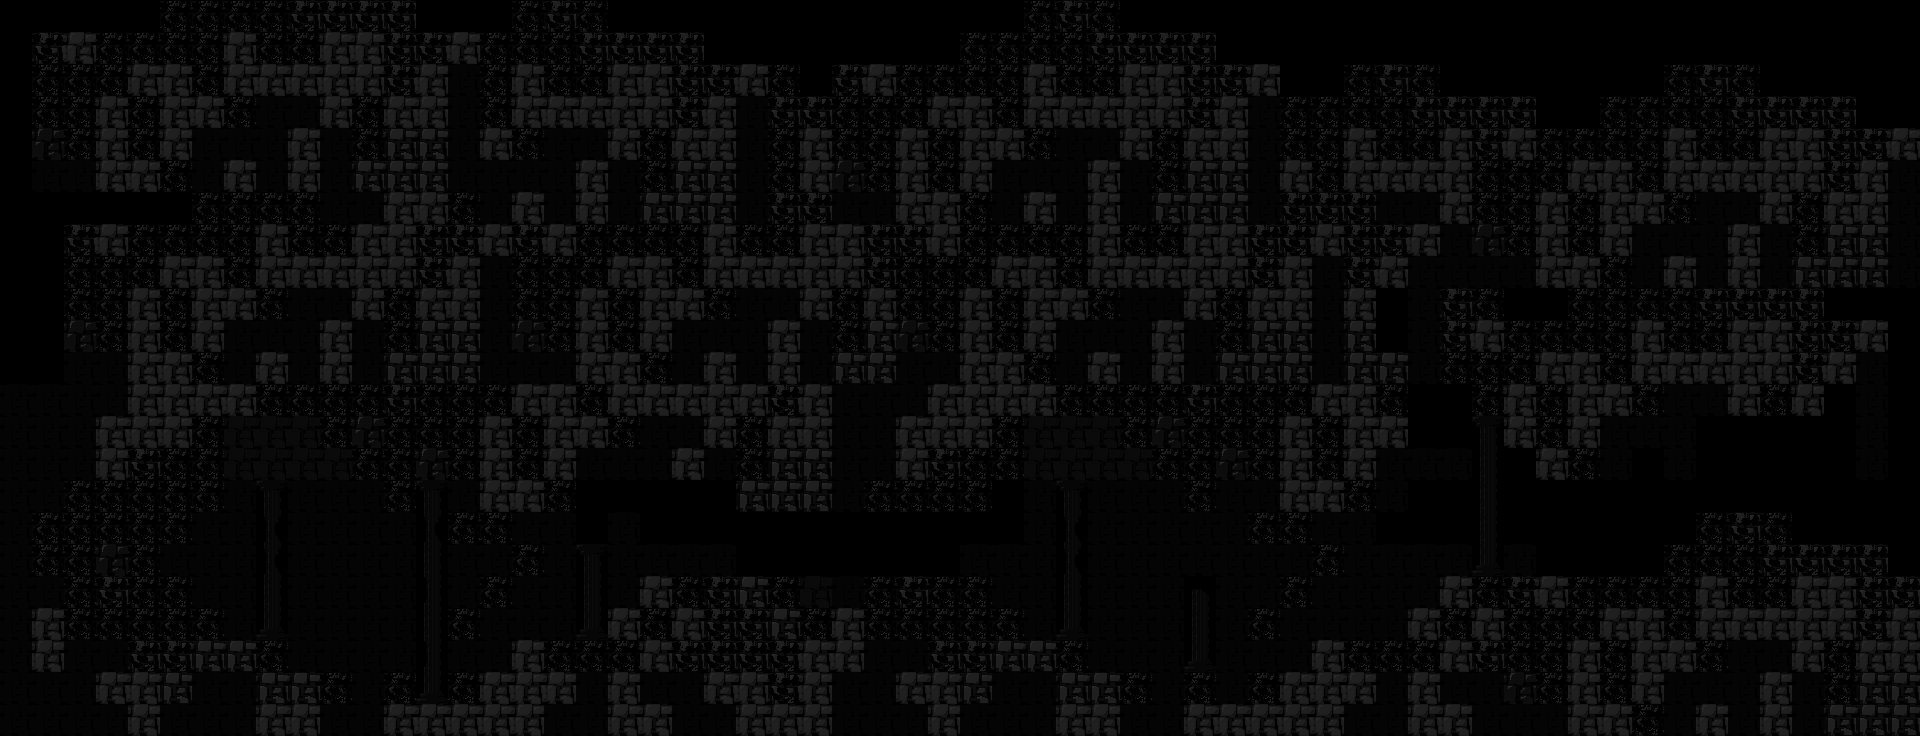

The image is a tile-based game level rendered from a .tmx file. Its description and source (layers, tilesets, objects; grid data summarised) follow:
An orthogonal 60x23 tile map with 32x32 px tiles, 1 tile layer (background).

<map version="1.0" orientation="orthogonal" renderorder="right-down" width="60" height="23" tilewidth="32" tileheight="32" backgroundcolor="#000000" nextobjectid="1">
 <tileset firstgid="1" name="bricks_background" tilewidth="32" tileheight="32">
  <image source="../tileset/bricks_background.png" width="256" height="160" />
 </tileset>
 <layer name="background" width="60" height="23">
  <data>[1380 cells, 1176 non-empty, 13 distinct tile ids]</data>
 </layer>
</map>
